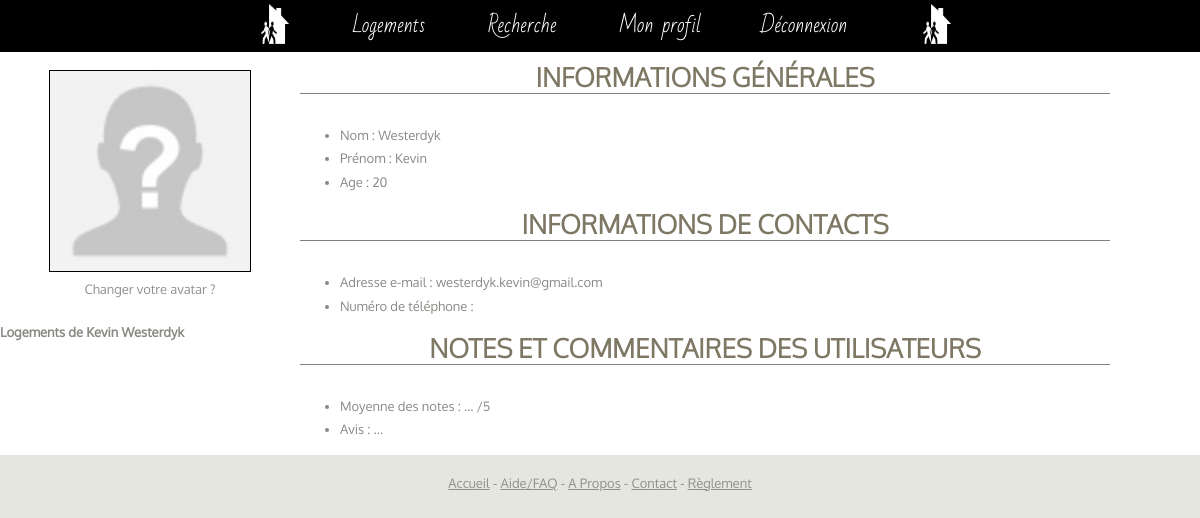
Page /profil.php (signed in) on the earlier database version.
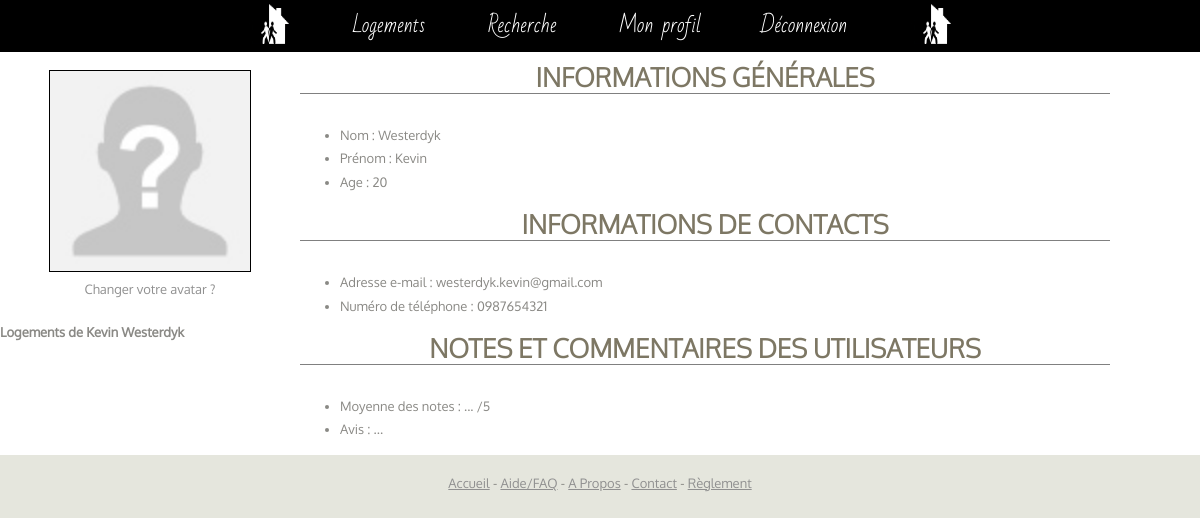
Same page on the later database version.
### tables this page shows
CREATE TABLE `membres` (
`id` int(11) NOT NULL,
  `admin` int(11) NOT NULL DEFAULT '0',
  `nom` varchar(255) NOT NULL,
  `prenom` varchar(255) NOT NULL,
  `email` varchar(255) NOT NULL,
  `mdp` varchar(255) NOT NULL,
  `age` tinyint(4) NOT NULL,
  `telephone` varchar(10) NOT NULL,
  `compteActif` tinyint(1) NOT NULL DEFAULT '0',
  `clefCompte` varchar(255) NOT NULL
);

### profil.php (the view, shortened to what this page needs)
<?php require_once("config.php");
$id = $_SESSION["userID"];
$user_name = $bdd -> prepare('SELECT prenom, nom, email, age, telephone FROM membres WHERE id = :id');
$user_name -> execute([":id" => "$id"]);
$user = $user_name -> fetch();
?>
<!DOCTYPE html>
<html>
    <head>
        <link href="style.css" rel="stylesheet" />
    </head>
    <body>
        <div id="wrapper">
            <?php include("header.php"); ?>
            <div class="profil">
                <div class="colonne_gauche_profil">
                    <div id="avatar">
                        <?php
                            $filename = "avatars/".$_SESSION["userID"] .'.jpg';
                            if (file_exists($filename)) {
                                echo('<img src="avatars/'.$_SESSION["userID"].'.jpg" id="image_avatar"><br/>');
                            } else {
                                echo ('<img src="avatars/none.jpg" id="image_avatar"><br/>');
                            }
                        ?>
                        <a href="upload_avatar.php" class="avatarChange">Changer votre avatar ?</a>
                    </div>
                         <div class="liste_logements">
                            <h4>Logements de <?php echo $user["prenom"];?> <?php echo $user["nom"]; ?></h4>
                        </div>
                </div>
                <div class="colonne_droite_profil">
                    <div id="infosPersoTitre">
                        <h1><strong>Informations Générales</strong></h1>
                            <ul class="infosPerso">
                                <li>Nom : <?php echo $user["nom"]; ?> </li>
                                <li>Prénom : <?php echo $user["prenom"]; ?> </li>
                                <li>Age : <?php echo $user["age"]; ?> </li>
                            </ul>
                        <h1><strong>Informations de contacts</strong></h1>
                            <ul class="infosPerso">
                                <li>Adresse e-mail : <?php echo $user["email"]; ?> </li>
                                <li>Numéro de téléphone : <?php echo $user["telephone"]; ?> </li>
                            </ul>
                         <h1><strong>Notes et commentaires des utilisateurs</strong></h1>
                            <ul class="infosPerso">
                                <li>Moyenne des notes : ... /5</li>
                                <li>Avis : ... </li>
                             </ul>
                    </div>
                </div>
            </div>
        </div>
        <?php include("footer.php"); ?>
    </body>
</html>

Differences in the rows shown:
changed membres "Kevin": telephone (not shown) → "0987654321"
